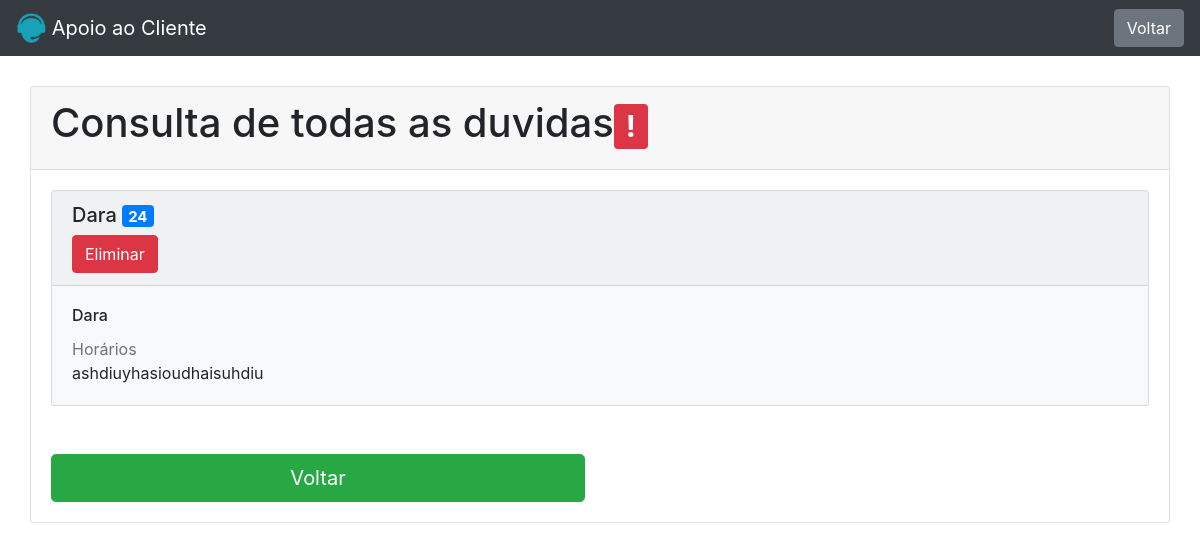
/reservar/consultar_reserva.php (signed in), run on the app's committed database.
### tables this page shows
CREATE TABLE `duvidas` (
  `id_duvida` int(11) NOT NULL,
  `id_user` int(11) NOT NULL,
  `username` tinytext NOT NULL,
  `titulo` tinytext NOT NULL,
  `categoria` tinytext NOT NULL,
  `descricao` longtext NOT NULL,
  `create_at` timestamp NOT NULL DEFAULT current_timestamp(),
  `update_at` timestamp NOT NULL DEFAULT current_timestamp() ON UPDATE current_timestamp()
);

### includes/see_data_duvidas.php (called while the page is built, shortened)
<?php
require 'db.inc.php';
$id = $_SESSION['userId'];
if($_SESSION['userStatus'] == 'admin'){
    $sql = "SELECT * FROM duvidas";
    $result = mysqli_query( $conn, $sql);
}
else{
$sql = "SELECT * FROM duvidas WHERE  id_user = ${id}";
    $result = mysqli_query( $conn, $sql);
    $resultCheck = mysqli_num_rows($result);
}

### reservar/consultar_reserva.php (the view, shortened to what this page needs)
<html>
  <head>
    <link rel="stylesheet" href="https://maxcdn.bootstrapcdn.com/bootstrap/4.0.0/css/bootstrap.min.css">
  </head>
  <body>
  <?php include_once "navbar.php" ?>
  <?php include "../includes/see_data_duvidas.php"?>
    <div class="container">
      <div class="row">
        <div class="card-consultar-chamado">
          <div class="card">
            <div class="card-header">
              <?php
              if(isset($_SESSION['userName'])){
            if($_SESSION['userStatus'] == 'admin'){
              echo '<h1>Consulta de todas as duvidas<span class="badge badge-danger">!</span></h1>' ;
            }else{
              echo '<h1>Consultar as minhas duvidas<span class="badge badge-danger">!</span></h1>' ;
            }
            }
            ?>
            </div>
            <div class="card-body">
                    <?php foreach($result as $row) : ?>
                  <div class="card mb-3 bg-light">
                    <div class="card-header">
                    <h5> <?php echo $row['username']?> <span class="badge badge-primary"><?php echo $row['id_user']?></span></h6>
                    <?php if($_SESSION['userStatus'] ==  'admin' || $row['id_user'] ==  $_SESSION['userId']) :?>
                      <a type="button" id="delete-duvida-btn" name="delete-duvida-btn" class="btn btn-danger text-white" href="../includes/delete_data_duvidas.php?delete=sim&id=<?php echo $row['id_duvida'] ?>"> Eliminar</a>
                    <?php endif ?>
                  </div>
                    <div class="card-body">
                      <h6 class="card-title"><?php echo $row['titulo']?></h5>
                      <h7 class="card-subtitle mb-2 text-muted"><?php echo $row['categoria']?></h7>
                      <p class="card-text"><?php echo $row['descricao']?></p>
                    </div>
                  </div>
                      <?php endforeach ?>
              <div class="row mt-5">
                <div class="col-6">
                <a class="btn btn-lg btn-success btn-block" href="menu_duvidas.php">Voltar</a>
                </div>
              </div>
            </div>
          </div>
        </div>
      </div>
    </div>
  </body>
</html>

### reservar/consultar_reserva.php (style rules this page uses)
.card-consultar-chamado { padding: 30px 0 0 0; width: 100%; margin: 0 auto; }

### data on the page
duvidas: username "Dara", id_user "24", titulo "Dara", categoria "Horários", descricao "ashdiuyhasioudhaisuhdiu"
